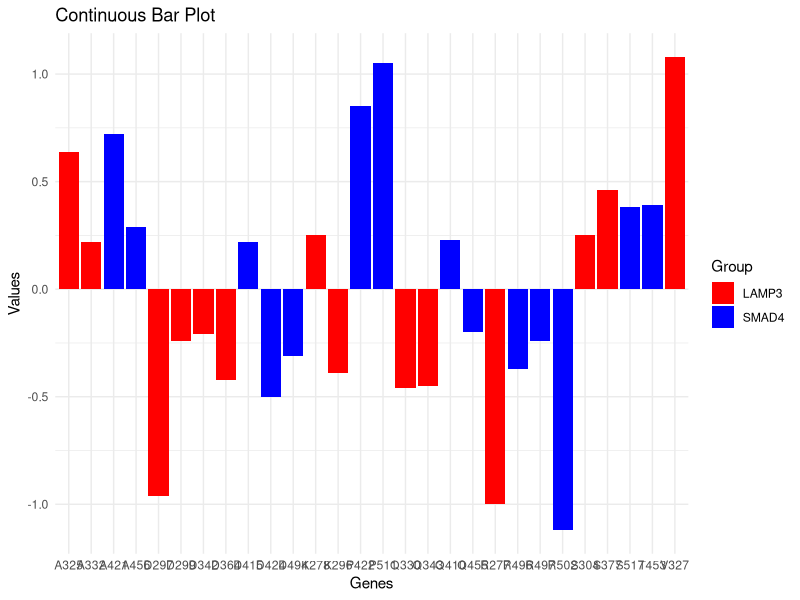
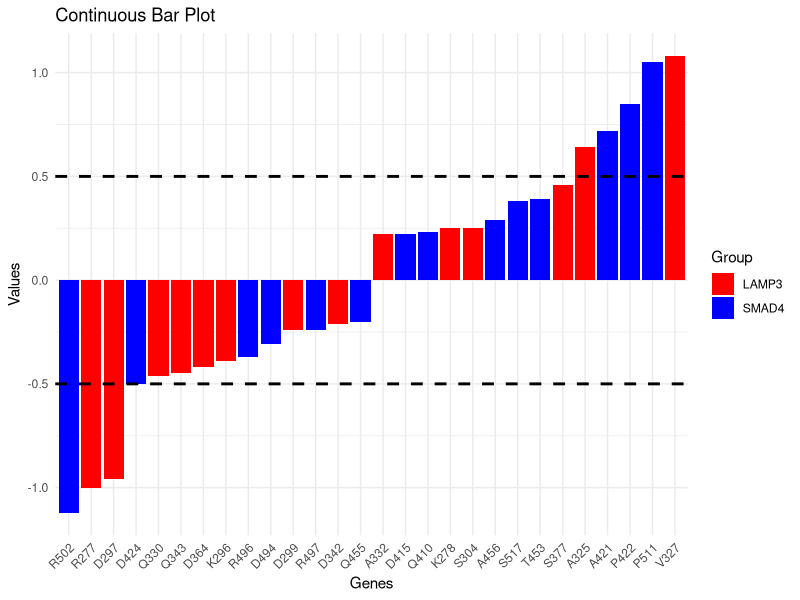
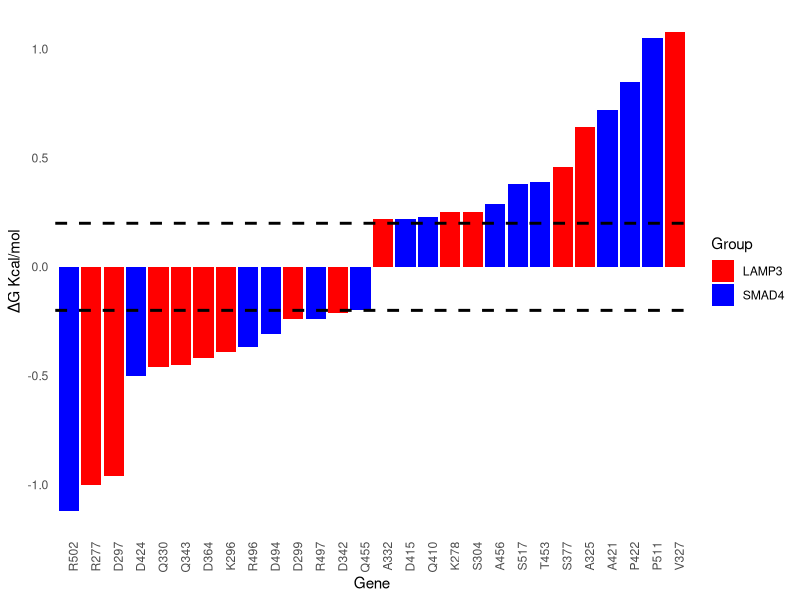

The R source for these figures, in order:
rm(list = ls())
# 安装和加载ggplot2包（如果尚未安装）
# install.packages("ggplot2")
library(ggplot2)

# 输入数据
data <- data.frame(
  Gene = c("P511", "P422", "A421", "T453", "S517", "A456", "Q410", "D415", "Q455", "R497", "D494", "R496", "D424", "R502"),
  Value = c(1.05, 0.85, 0.72, 0.39, 0.38, 0.29, 0.23, 0.22, -0.2, -0.24, -0.31, -0.37, -0.5, -1.12),
  Group = rep("SMAD4", 14)
)

data2 <- data.frame(
  Gene = c("R277", "D297", "Q330", "Q343", "D364", "K296", "D299", "D342", "A332", "K278", "S304", "S377", "A325", "V327"),
  Value = c(-1, -0.96, -0.46, -0.45, -0.42, -0.39, -0.24, -0.21, 0.22, 0.25, 0.25, 0.46, 0.64, 1.08),
  Group = rep("LAMP3", 14)
)

# 合并两组数据
combined_data <- rbind(data, data2)

# 创建ggplot对象
p <- ggplot(combined_data, aes(x = Gene, y = Value, fill = Group)) +
  geom_bar(stat = "identity", position = "dodge") +
  labs(title = "Continuous Bar Plot", x = "Genes", y = "Values") +
  scale_fill_manual(values = c("SMAD4" = "blue", "LAMP3" = "red")) +
  theme_minimal()

# 显示图形
print(p)
combined_data$Gene <- reorder(combined_data$Gene, combined_data$Value)

# 创建ggplot对象
p <- ggplot(combined_data, aes(x = Gene, y = Value, fill = Group)) +
  geom_bar(stat = "identity", position = "dodge") +
  labs(title = "Continuous Bar Plot", x = "Genes", y = "Values") +
  scale_fill_manual(values = c("SMAD4" = "blue", "LAMP3" = "red")) +
  theme_minimal() +
  theme(axis.text.x = element_text(angle = 45, hjust = 1)) + 
  geom_hline(yintercept = c(-0.5, 0.5), linetype = "dashed", color = "black", size = 1)
  # 显示图形
print(p)
p <- ggplot(combined_data, aes(x = Gene, y = Value, fill = Group)) +
  geom_bar(stat = "identity", position = "dodge") +
  geom_hline(yintercept = c(-0.2, 0.2), linetype = "dashed", color = "black", size = 1) +  # 添加y轴标准线
  labs(y = "ΔG Kcal/mol") +
  scale_fill_manual(values = c("SMAD4" = "blue", "LAMP3" = "red")) +
  theme_minimal() +
  theme(axis.text.x = element_text(angle = 90, hjust = 1),panel.grid = element_blank())  # 使x轴标签倾斜
print(p)



